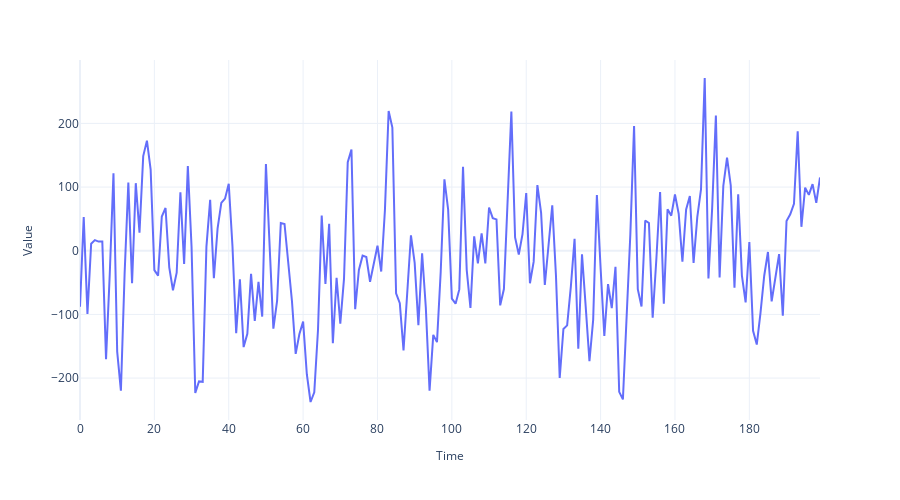

Here is the notebook cell this chart was saved with:
### Markdown cell above
## Red Noise

### Code cell
# Setting the correlation coefficient
r = 0.4

# Generate time axis
time = np.arange(200)

# Generate white noise
white_noise = np.random.randn(200) * 100

# Create red noise by introducing correlation between subsequent values in the white noise
values = np.zeros(200)
for i, v in enumerate(white_noise):
    if i == 0:
        values[i] = v
    else:
        values[i] = r*values[i-1] + np.sqrt((1-np.power(r, 2))) * v

fig = plot_time_series(time, values, '')
if SAVE_FIGURES:
    fig.write_image('img/chapter_01/red_noise_process.png')
fig.show()

### Figure 1 — Plotly figure (JSON) as saved in the notebook; plotly's stock layout.template omitted (floating-point values rounded to 4 significant figures; data arrays with more than 128 entries replaced by an {"elided": "..."} marker saying what was removed)
{"data": [{"hovertemplate": "Time=%{x}<br>Value=%{y}<extra></extra>", "legendgroup": "", "line": {"color": "#636efa", "dash": "solid"}, "marker": {"symbol": "circle"}, "mode": "lines", "name": "", "orientation": "v", "showlegend": false, "x": {"elided": "200 int values"}, "xaxis": "x", "y": {"elided": "200 float values"}, "yaxis": "y", "type": "scatter"}], "layout": {"xaxis": {"anchor": "y", "domain": [0.0, 1.0], "title": {"text": "Time", "font": {"size": 12}}}, "yaxis": {"anchor": "x", "domain": [0.0, 1.0], "title": {"text": "Value", "font": {"size": 12}}}, "legend": {"tracegroupgap": 0}, "margin": {"t": 60}, "title": {"font": {"size": 25}, "text": "", "y": 0.9, "x": 0.5, "xanchor": "center", "yanchor": "top"}, "autosize": false, "width": 900, "height": 500}}
